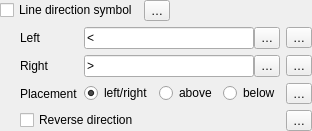
                       <widget class="QFrame" name="mDirectSymbolsFrame">
                        <layout class="QGridLayout" name="gridLayout_33">
                         <property name="leftMargin">
                          <number>0</number>
                         </property>
                         <property name="topMargin">
                          <number>0</number>
                         </property>
                         <property name="rightMargin">
                          <number>0</number>
                         </property>
                         <property name="bottomMargin">
                          <number>0</number>
                         </property>
                         <property name="verticalSpacing">
                          <number>6</number>
                         </property>
                         <item row="0" column="2">
                          <spacer name="horizontalSpacer_9">
                           <property name="orientation">
                            <enum>Qt::Orientation::Horizontal</enum>
                           </property>
                           <property name="sizeHint" stdset="0">
                            <size>
                             <width>0</width>
                             <height>20</height>
                            </size>
                           </property>
                          </spacer>
                         </item>
                         <item row="0" column="1">
                          <widget class="QgsPropertyOverrideButton" name="mDirectSymbDDBtn">
                           <property name="text">
                            <string>…</string>
                           </property>
                          </widget>
                         </item>
                         <item row="0" column="0">
                          <widget class="QCheckBox" name="mDirectSymbChkBx">
                           <property name="sizePolicy">
                            <sizepolicy hsizetype="Maximum" vsizetype="Fixed">
                             <horstretch>0</horstretch>
                             <verstretch>0</verstretch>
                            </sizepolicy>
                           </property>
                           <property name="text">
                            <string>Line direction symbol</string>
                           </property>
                          </widget>
                         </item>
                         <item row="1" column="0" colspan="3">
                          <widget class="QFrame" name="mDirectSymbFrame">
                           <property name="frameShape">
                            <enum>QFrame::Shape::NoFrame</enum>
                           </property>
                           <property name="frameShadow">
                            <enum>QFrame::Shadow::Raised</enum>
                           </property>
                           <layout class="QGridLayout" name="gridLayout_30">
                            <property name="leftMargin">
                             <number>20</number>
                            </property>
                            <property name="topMargin">
                             <number>0</number>
                            </property>
                            <property name="rightMargin">
                             <number>0</number>
                            </property>
                            <property name="bottomMargin">
                             <number>0</number>
                            </property>
                            <item row="1" column="1">
                             <widget class="QFrame" name="mDirectSymbRightFrame">
                              <layout class="QHBoxLayout" name="horizontalLayout_6">
                               <property name="spacing">
                                <number>0</number>
                               </property>
                               <property name="leftMargin">
                                <number>0</number>
                               </property>
                               <property name="topMargin">
                                <number>0</number>
                               </property>
                               <property name="rightMargin">
                                <number>0</number>
                               </property>
                               <property name="bottomMargin">
                                <number>0</number>
                               </property>
                               <item>
                                <widget class="QLineEdit" name="mDirectSymbRightLineEdit">
                                 <property name="sizePolicy">
                                  <sizepolicy hsizetype="Preferred" vsizetype="Fixed">
                                   <horstretch>0</horstretch>
                                   <verstretch>0</verstretch>
                                  </sizepolicy>
                                 </property>
                                 <property name="text">
                                  <string>&gt;</string>
                                 </property>
                                 <property name="alignment">
                                  <set>Qt::AlignmentFlag::AlignLeading|Qt::AlignmentFlag::AlignLeft|Qt::AlignmentFlag::AlignVCenter</set>
                                 </property>
                                </widget>
                               </item>
                               <item>
                                <widget class="QToolButton" name="mDirectSymbRightToolBtn">
                                 <property name="maximumSize">
                                  <size>
                                   <width>16777215</width>
                                   <height>22</height>
                                  </size>
                                 </property>
                                 <property name="text">
                                  <string>…</string>
                                 </property>
                                </widget>
                               </item>
                              </layout>
                             </widget>
                            </item>
                            <item row="2" column="2">
                             <widget class="QgsPropertyOverrideButton" name="mDirectSymbPlacementDDBtn">
                              <property name="text">
                               <string>…</string>
                              </property>
                             </widget>
                            </item>
                            <item row="0" column="2">
                             <widget class="QgsPropertyOverrideButton" name="mDirectSymbLeftDDBtn">
                              <property name="text">
                               <string>…</string>
                              </property>
                             </widget>
                            </item>
                            <item row="0" column="0">
                             <widget class="QLabel" name="mDirectSymbLeftLabel">
                              <property name="sizePolicy">
                               <sizepolicy hsizetype="Maximum" vsizetype="Preferred">
                                <horstretch>0</horstretch>
                                <verstretch>0</verstretch>
                               </sizepolicy>
                              </property>
                              <property name="text">
                               <string>Left</string>
                              </property>
                             </widget>
                            </item>
                            <item row="1" column="0">
                             <widget class="QLabel" name="mDirectSymbRightLabel">
                              <property name="text">
                               <string>Right</string>
                              </property>
                             </widget>
                            </item>
                            <item row="2" column="0">
                             <widget class="QLabel" name="mDirectSymbPlacementLabel">
                              <property name="sizePolicy">
                               <sizepolicy hsizetype="Maximum" vsizetype="Preferred">
                                <horstretch>0</horstretch>
                                <verstretch>0</verstretch>
                               </sizepolicy>
                              </property>
                              <property name="text">
                               <string>Placement</string>
                              </property>
                             </widget>
                            </item>
                            <item row="3" column="0" colspan="2">
                             <widget class="QCheckBox" name="mDirectSymbRevChkBx">
                              <property name="text">
                               <string>Reverse direction</string>
                              </property>
                             </widget>
                            </item>
                            <item row="1" column="2">
                             <widget class="QgsPropertyOverrideButton" name="mDirectSymbRightDDBtn">
                              <property name="text">
                               <string>…</string>
                              </property>
                             </widget>
                            </item>
                            <item row="0" column="1">
                             <widget class="QFrame" name="mDirectSymbLeftFrame">
                              <layout class="QHBoxLayout" name="horizontalLayout_21">
                               <property name="spacing">
                                <number>0</number>
                               </property>
                               <property name="leftMargin">
                                <number>0</number>
                               </property>
                               <property name="topMargin">
                                <number>0</number>
                               </property>
                               <property name="rightMargin">
                                <number>0</number>
                               </property>
                               <property name="bottomMargin">
                                <number>0</number>
                               </property>
                               <item>
                                <widget class="QLineEdit" name="mDirectSymbLeftLineEdit">
                                 <property name="sizePolicy">
                                  <sizepolicy hsizetype="Preferred" vsizetype="Fixed">
                                   <horstretch>0</horstretch>
                                   <verstretch>0</verstretch>
                                  </sizepolicy>
                                 </property>
                                 <property name="text">
                                  <string>&lt;</string>
                                 </property>
                                 <property name="alignment">
                                  <set>Qt::AlignmentFlag::AlignLeading|Qt::AlignmentFlag::AlignLeft|Qt::AlignmentFlag::AlignVCenter</set>
                                 </property>
                                </widget>
                               </item>
                               <item>
                                <widget class="QToolButton" name="mDirectSymbLeftToolBtn">
                                 <property name="maximumSize">
                                  <size>
                                   <width>16777215</width>
                                   <height>22</height>
                                  </size>
                                 </property>
                                 <property name="text">
                                  <string>…</string>
                                 </property>
                                </widget>
                               </item>
                              </layout>
                             </widget>
                            </item>
                            <item row="3" column="2">
                             <widget class="QgsPropertyOverrideButton" name="mDirectSymbRevDDBtn">
                              <property name="text">
                               <string>…</string>
                              </property>
                             </widget>
                            </item>
                            <item row="2" column="1">
                             <widget class="QFrame" name="mDirectSymbPlacementFrame">
                              <layout class="QHBoxLayout" name="horizontalLayout_17">
                               <property name="leftMargin">
                                <number>0</number>
                               </property>
                               <property name="topMargin">
                                <number>0</number>
                               </property>
                               <property name="rightMargin">
                                <number>0</number>
                               </property>
                               <property name="bottomMargin">
                                <number>0</number>
                               </property>
                               <item>
                                <widget class="QRadioButton" name="mDirectSymbRadioBtnLR">
                                 <property name="sizePolicy">
                                  <sizepolicy hsizetype="Maximum" vsizetype="Fixed">
                                   <horstretch>0</horstretch>
                                   <verstretch>0</verstretch>
                                  </sizepolicy>
                                 </property>
                                 <property name="text">
                                  <string>left/right</string>
                                 </property>
                                 <property name="checked">
                                  <bool>true</bool>
                                 </property>
                                </widget>
                               </item>
                               <item>
                                <widget class="QRadioButton" name="mDirectSymbRadioBtnAbove">
                                 <property name="sizePolicy">
                                  <sizepolicy hsizetype="Maximum" vsizetype="Fixed">
                                   <horstretch>0</horstretch>
                                   <verstretch>0</verstretch>
                                  </sizepolicy>
                                 </property>
                                 <property name="text">
                                  <string>above</string>
                                 </property>
                                </widget>
                               </item>
                               <item>
                                <widget class="QRadioButton" name="mDirectSymbRadioBtnBelow">
                                 <property name="text">
                                  <string>below</string>
                                 </property>
                                </widget>
                               </item>
                              </layout>
                             </widget>
                            </item>
                           </layout>
                          </widget>
                         </item>
                        </layout>
                       </widget>
